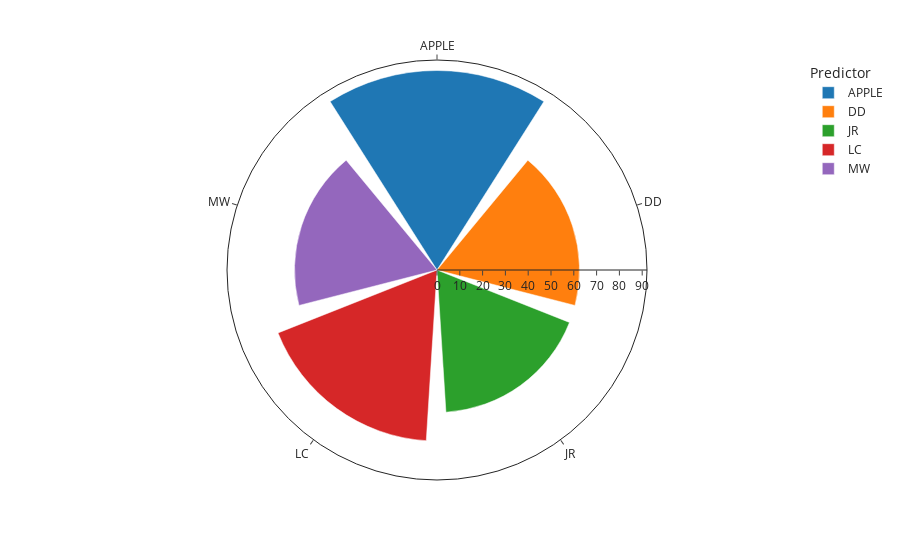

The code cell stored with this chart in its notebook:
### Markdown cell above
##### How good are predictors for games involing newly promoted teams?

### Code cell
vis.stratified_performance(metric = "newly promoted teams")

### Figure 1 — Plotly figure (JSON) as saved in the notebook; plotly's stock layout.template omitted (floating-point values rounded to 4 significant figures)
{"data": [{"hovertemplate": "Predictor=%{theta}<br>Accuracy of Predictions (%)=%{r}<extra></extra>", "legendgroup": "APPLE", "marker": {"color": "#1F77B4"}, "name": "APPLE", "r": [87.5], "showlegend": true, "subplot": "polar", "theta": ["APPLE"], "type": "barpolar"}, {"hovertemplate": "Predictor=%{theta}<br>Accuracy of Predictions (%)=%{r}<extra></extra>", "legendgroup": "DD", "marker": {"color": "#FF7F0E"}, "name": "DD", "r": [62.5], "showlegend": true, "subplot": "polar", "theta": ["DD"], "type": "barpolar"}, {"hovertemplate": "Predictor=%{theta}<br>Accuracy of Predictions (%)=%{r}<extra></extra>", "legendgroup": "JR", "marker": {"color": "#2CA02C"}, "name": "JR", "r": [62.5], "showlegend": true, "subplot": "polar", "theta": ["JR"], "type": "barpolar"}, {"hovertemplate": "Predictor=%{theta}<br>Accuracy of Predictions (%)=%{r}<extra></extra>", "legendgroup": "LC", "marker": {"color": "#D62728"}, "name": "LC", "r": [75], "showlegend": true, "subplot": "polar", "theta": ["LC"], "type": "barpolar"}, {"hovertemplate": "Predictor=%{theta}<br>Accuracy of Predictions (%)=%{r}<extra></extra>", "legendgroup": "MW", "marker": {"color": "#9467BD"}, "name": "MW", "r": [62.5], "showlegend": true, "subplot": "polar", "theta": ["MW"], "type": "barpolar"}], "layout": {"autosize": true, "barmode": "relative", "legend": {"title": {"text": "Predictor"}, "tracegroupgap": 0}, "margin": {"t": 60}, "polar": {"angularaxis": {"categoryarray": ["APPLE", "DD", "JR", "LC", "MW"], "categoryorder": "array", "direction": "clockwise", "rotation": 90, "type": "category"}, "domain": {"x": [0, 1], "y": [0, 1]}, "radialaxis": {"autorange": true, "range": [0, 92.11], "type": "linear"}}}}
